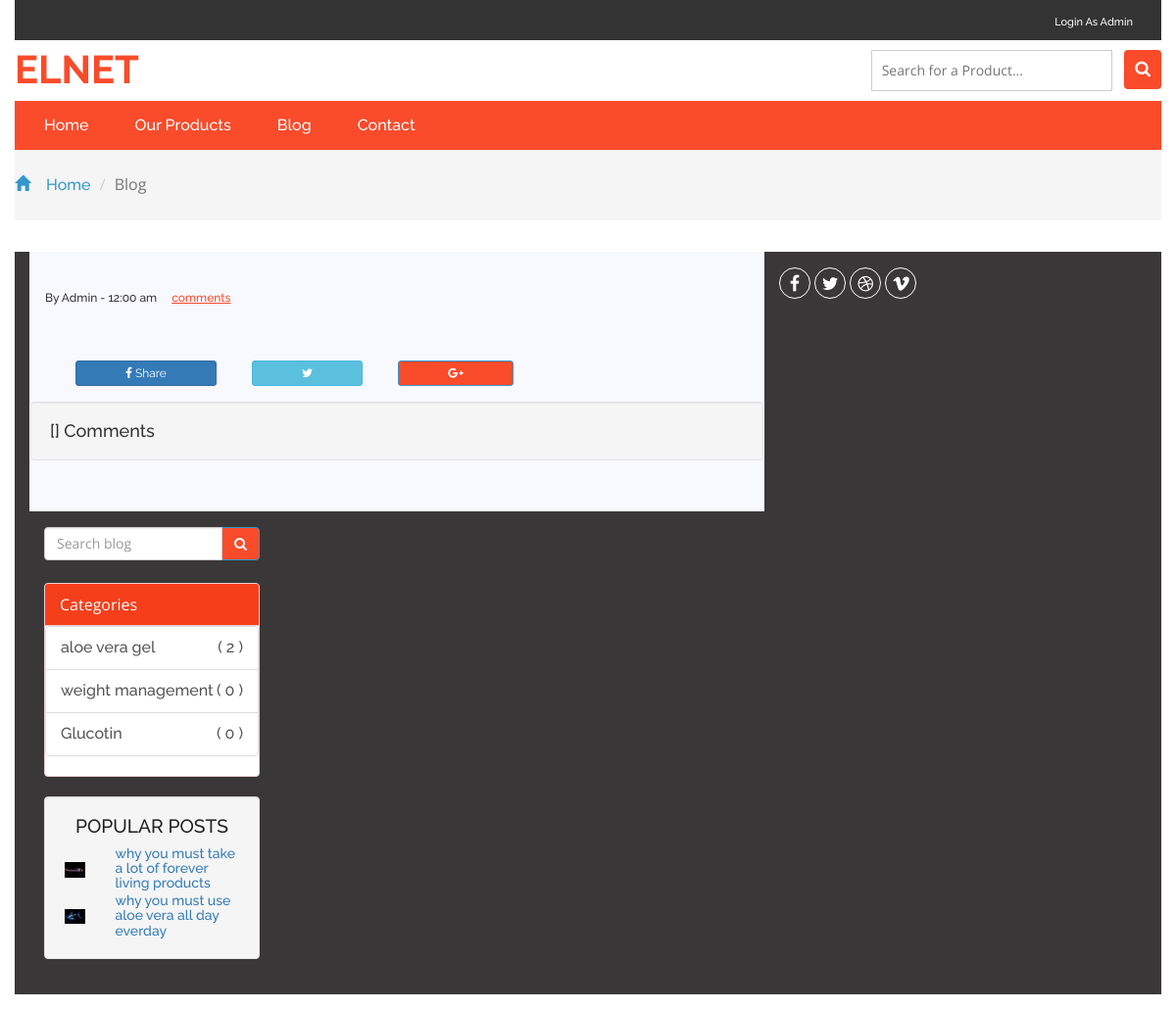
The app's page /article.php with its own data.
### tables this page shows
CREATE TABLE `categories` (
  `category_id` int(11) NOT NULL,
  `category_name` varchar(100) NOT NULL,
  `category_description` text,
  `create_time` datetime NOT NULL,
  `created_by` int(11) NOT NULL,
  `published` tinyint(4) NOT NULL DEFAULT '1'
);

CREATE TABLE `articles` (
  `article_id` int(11) NOT NULL,
  `article_title` text NOT NULL,
  `article_content` text NOT NULL,
  `article_image` varchar(255) NOT NULL,
  `create_time` datetime NOT NULL,
  `created_by` int(11) NOT NULL,
  `published` tinyint(4) NOT NULL DEFAULT '1',
  `featured` tinyint(4) NOT NULL DEFAULT '0',
  `allow_comments` tinyint(1) NOT NULL DEFAULT '1',
  `category_id` int(11) NOT NULL,
  `product_id` int(11) NOT NULL
);

### include/database/mysql_database.php (called while the page is built, shortened)
<?php
class MysqlDatabase {
	private $dbHandler;
	private $result;
	public function __construct() {
		try {
			$this->dbHandler = new PDO(PDO_DSN, DATABASE_USER, DATABASE_PASS, array(PDO::ATTR_PERSISTENT => DB_PERSISTENCY));
			$this->dbHandler->setAttribute(PDO::ATTR_ERRMODE, PDO::ERRMODE_EXCEPTION);
		} catch (PDOException $e) {
			$this->Close();
			trigger_error($e->getMessage(), E_USER_ERROR);
		}
	}
	public function GetAll($sqlQuery, $params = NULL, $fetchStyle = PDO::FETCH_ASSOC) {
		try {
			$this->statement_handler = $this->dbHandler->prepare($sqlQuery);
			$this->statement_handler->execute($params);
			$this->result = $this->statement_handler->fetchAll($fetchStyle);
		} catch (PDOException $e) {
			$this->Close();
			trigger_error($e->getMessage(), E_USER_ERROR);
		}
		return $this->result;
	}
	public function GetRow($sqlQuery, $params = NULL, $fetchStyle = PDO::FETCH_ASSOC) {
		try {
			$this->statement_handler = $this->dbHandler->prepare($sqlQuery);
			$this->statement_handler->execute($params);
			$this->result = $this->statement_handler->fetch($fetchStyle);
		} catch (PDOException $e) {
			$this->Close();
			trigger_error($e->getMessage(), E_USER_ERROR);
		}
		return $this->result;
	}
}
?>

### include/init.php (called while the page is built, shortened)
<?php
require_once('database/mysql_database.php');
require_once('classes/class_category.php');
require_once('classes/class_article.php');
$db = new MysqlDatabase();

### include/classes/class_core.php (called while the page is built, shortened)
<?php
class Core {
	public function setMainTable($main_table) {
		$this->main_table = $main_table;
	}
	public function setDbObj($db_obj) {
		$this->db_obj = $db_obj;
	}
}

### include/classes/class_category.php (called while the page is built, shortened)
<?php
require("class_core.php");
class category extends Core {
	public function getAllCategories() {
		$this->sql = "SELECT * FROM $this->main_table WHERE published=1";
		if (!$records = $this->db_obj->GetAll($this->sql)) {
			return false;
		}
		return $records;
	}
}

### include/classes/class_article.php (called while the page is built, shortened)
<?php
require_once('class_core.php');
class article extends Core {
	public function getAllArticles($type = '') {
		$this->sql = "SELECT art.*, cat.category_name FROM $this->main_table art INNER JOIN categories cat ON cat.category_id= art.category_id WHERE cat.published=1 AND art.published=1";
		if (!$records = $this->db_obj->GetAll($this->sql)) return false;
		return $records;
	}
	public function getArticleCount() {
		$rs = array();
		$this->sql = "SELECT category_name, count(article_id) AS count FROM articles INNER JOIN categories  ON categories.category_id= articles.category_id GROUP BY category_name";
		if (!$result = $this->db_obj->GetAll($this->sql)) {
			return false;
		}
		foreach ($result as $count) {
			$rs[$count['category_name']] = $count['count'];
		}
		return $rs;
	}
}

### include/layout/blog_aside.php (the view, shortened to what this page needs)
<div class="">
	<div class="input-group">
		<input type="search" name="searchblog" id="searchblog" placeholder="Search blog" required=""
		       class="form-control"
		       value="<?php echo isset($_GET['searchb']) ? str_replace('-', ' ', $_GET['searchb']) : '' ?>">
		<div class="input-group-btn">
			<button type="button" id="search_blog_btn" class="btn btn-danger" aria-label="Left Align"
			        onclick="searchSite('blog')">
				<i class="fa fa-search" aria-hidden="true"></i>
			</button>
		</div>
	</div>
</div>
<div class="clearfix"></div><br>
<div class="panel panel-danger">
	<div class="panel-heading" style="background-color: #f53f1a; color: #fff;">
		Categories
	</div>
	<div class="panel-body" style="padding: 0;">
		<div class="list-group">
			<?php foreach ($categories as $category) { ?>
				<a href="blog.php?category=<?php echo $category['category_id']; ?>"
				   class="list-group-item"><?php echo $category['category_name']; ?><span
						class="pull-right">  ( <?php if (isset($article_count[$category['category_name']])) echo $article_count[$category['category_name']]; else echo '0'; ?>
						)</span></a>
			<?php } ?>
		</div>
	</div>
</div>
<div class="well popular-article">
	<h3>popular posts</h3>
	<?php
	$articles = $article_obj->getAllArticles();
	if (!empty($articles)) {
		foreach ($articles as $article) {
			?>
			<div class="row">
				<div class="col-md-3 article-img">
					<a href="article.php?article=<?php echo $article['article_title']; ?>"><img
							src="<?php echo "images/articles/" . $article['article_id'] . "/" . $article['article_image']; ?>"
							alt="<?php echo $article['article_image']; ?>" class="img-responsive"></a>
				</div>
				<div class="col-md-9 article-content">
					<h5>
						<a href="article.php?article=<?php echo $article['article_title']; ?>"><?php echo $article['article_title']; ?></a>
					</h5>
				</div>
				<div class="clearfix"></div>
			</div>
			<?php
		}
	}
	?>
</div>

### assets/site/css/style.css (style rules this page uses)
html, body { font-size: 100%; font-family: 'Open Sans', sans-serif; background: #ffffff; }
h1, h2, h3, h4, h5, h6, a { font-family: 'Raleway', sans-serif; margin: 0; font-weight: 500; }
.btn-danger { color: #fff; background-color: #fa4b2a; border-color: #3399cc; }
.article-img { height: 100%; padding: 1em; }
.article-content { font-size: 13px; }
.popular-article h3 { text-align: center; color: #212121; padding-bottom: .5em; position: relative; font-size: 1.2em; text-transform: uppercase; }

### records on screen
categories: category_name "aloe vera gel", category_name "2"
categories: category_name "weight management", shows "0"
categories: category_name "Glucotin", shows "0"
articles: article_image (picture), article_title "why you must take a lot of forever living products"
articles: article_image (picture), article_title "why you must use aloe vera all day everday"

### other values on screen
date('h:s a', strtotime($article['create_time'])) "12:00 am"
